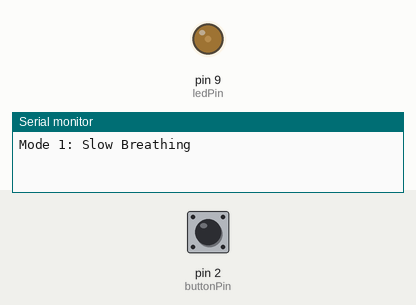
Recording of a sketch running on a simulated Arduino Uno, built with avr-gcc and run on an emulated ATmega328P. Parts: output pins drawn as LEDs (lit = HIGH), the last lines printed to the serial monitor. The inputs (shaded band) are chosen by the test bench; at power-on: pin 2 (buttonPin) HIGH.

Above: at 16.1 s.
16.2 s: pin 2 (buttonPin) driven LOW
At 16.96 s:
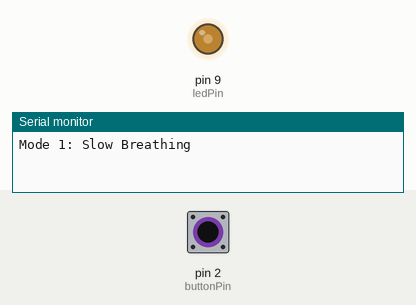
At 23.2 s:
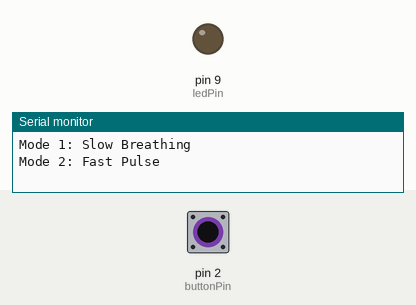
24.5 s: pin 2 (buttonPin) pulsed HIGH 5 times (0.12 s each, 0.3 s apart)
At 28.4 s:
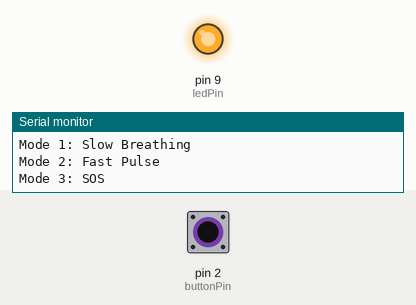
Timing chart, 0 to 38.1 s (numbered marks = the images above; inputs shaded):
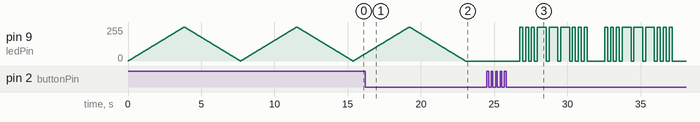

The sketch:

pwm_fading_night_light.ino
```cpp
const int ledPin = 9;
const int buttonPin = 2;

int mode = 1;
bool lastButton = HIGH;

void setup() {
  pinMode(ledPin, OUTPUT);
  pinMode(buttonPin, INPUT_PULLUP);
  Serial.begin(9600);
  Serial.println("Mode 1: Slow Breathing");
}

void loop() {

  bool button = digitalRead(buttonPin);

  if (lastButton == HIGH && button == LOW) {
    mode++;
    if (mode > 3) mode = 1;

    if (mode == 1)
      Serial.println("Mode 1: Slow Breathing");
    else if (mode == 2)
      Serial.println("Mode 2: Fast Pulse");
    else
      Serial.println("Mode 3: SOS");

    delay(300);
  }

  lastButton = button;

  if (mode == 1) {
    breathe(15);
  }
  else if (mode == 2) {
    breathe(2);
  }
  else {
    sos();
  }
}

void breathe(int d) {

  for (int i = 0; i <= 255; i++) {
    analogWrite(ledPin, i);
    delay(d);
  }

  for (int i = 255; i >= 0; i--) {
    analogWrite(ledPin, i);
    delay(d);
  }

}

void sos() {

  dot();
  dot();
  dot();

  dash();
  dash();
  dash();

  dot();
  dot();
  dot();

  delay(1000);
}

void dot() {
  analogWrite(ledPin, 255);
  delay(200);
  analogWrite(ledPin, 0);
  delay(200);
}

void dash() {
  analogWrite(ledPin, 255);
  delay(600);
  analogWrite(ledPin, 0);
  delay(200);
}
```

Measured:
- after the input at 16.2 s, pin 9 (ledPin): goes on until 23.0 s, then stays 0/255
